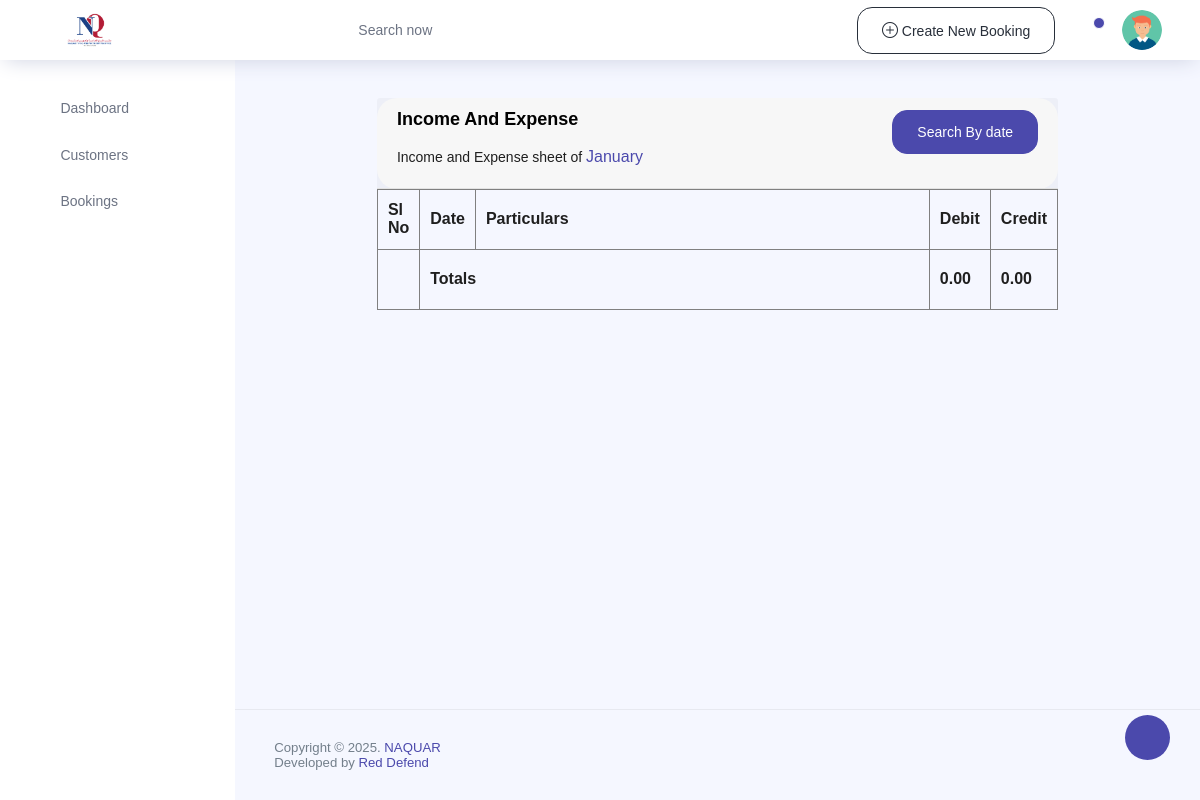
Before: /finance/balance_sheet with the older database file.
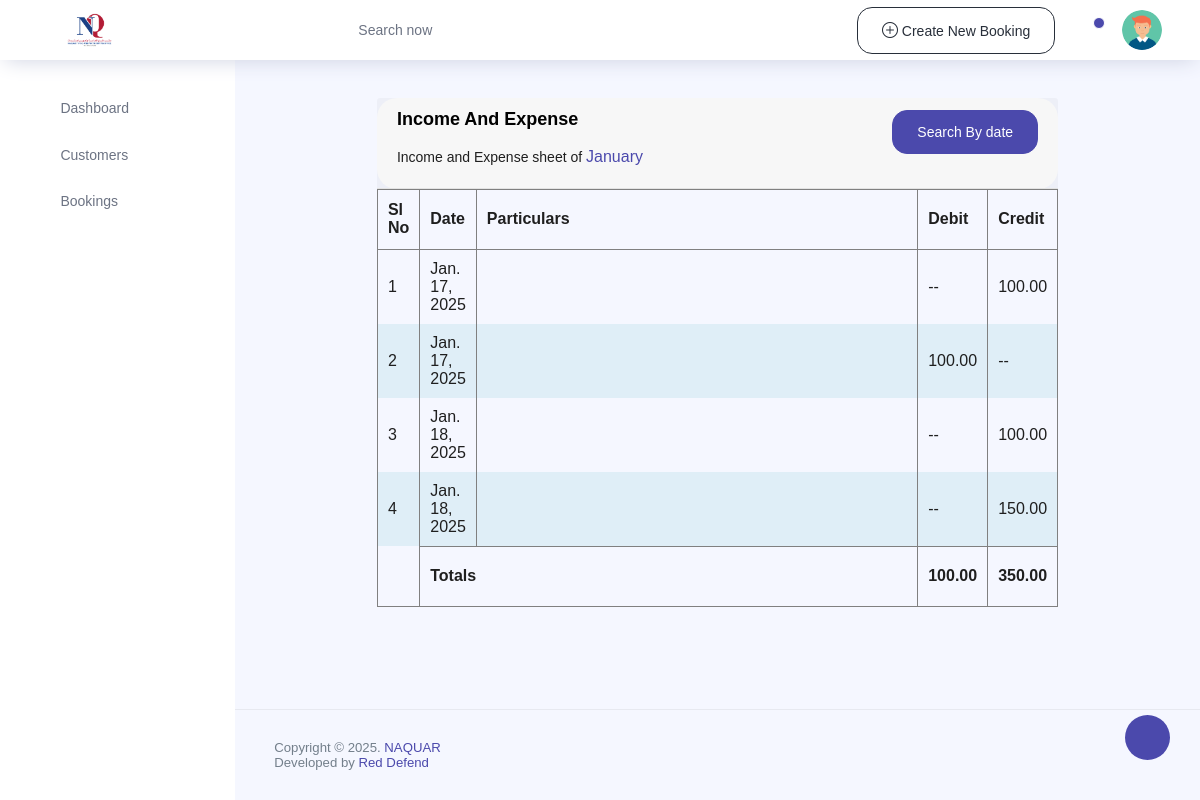
After: the same page with the newer database file.
### finance/models.py (models this page shows)
class Income(models.Model):
    date = models.DateField(auto_now_add=True)
    particulars = models.CharField(max_length=255)
    amount = models.FloatField()
    bill_number = models.CharField(max_length=20, default="No Bill")
    payment_mode = models.CharField(max_length=20, default="Cash",choices=[
        ('Cash', 'Cash'),
        ('Credit Card', 'Credit Card'),
        ('Debit Card', 'Debit Card'),
        ('Net Banking', 'Net Banking'),
        ('UPI', 'UPI'),
        ('Cheque', 'Cheque'),
        ('Other', 'Other')
    ] )
    other = models.CharField(max_length=255, default=" ", null=True, blank=True)

class Expense(models.Model):
    date = models.DateField(auto_now_add=True)
    particulars = models.CharField(max_length=255)
    amount = models.FloatField()
    bill_number = models.CharField(max_length=20, default="No Bill")
    payment_mode = models.CharField(max_length=20, default="Cash",choices=[
        ('Cash', 'Cash'),
        ('Credit Card', 'Credit Card'),
        ('Debit Card', 'Debit Card'),
        ('Net Banking', 'Net Banking'),
        ('UPI', 'UPI'),
        ('Cheque', 'Cheque'),
        ('Other', 'Other')
    ] )
    other = models.CharField(max_length=255, default=" ",null=True, blank=True)

### finance/views.py (the view)
# urls.py: path("balance_sheet",views.balance_sheet, name= "balance_sheet"),
def balance_sheet(request):
    current_date = now()
    month = current_date.strftime("%B")
    income_list = Income.objects.filter(date__year=current_date.year, date__month=current_date.month)
    expense_list = Expense.objects.filter(date__year=current_date.year, date__month=current_date.month)
    income_data = [{'type': 'credit', 'date': income.date, 'particulars': income.particulars, 'amount': income.amount} for income in income_list]
    expense_data = [{'type': 'debit', 'date': expense.date, 'particulars': expense.particulars, 'amount': expense.amount} for expense in expense_list]
    combined_list = sorted(
        chain(income_data, expense_data),
        key=lambda x: x['date']
    )
    total_income = sum(income['amount'] for income in income_data)
    total_expense = sum(expense['amount'] for expense in expense_data)
    return render(request, "finance/balancesheet.html", {
        'combined_list': combined_list,
        'total_income': total_income,
        'total_expense': total_expense,
        "month":month
    })

### templates/finance/balancesheet.html (shortened to what this page needs)
{% extends 'index.html' %}
{% load static %}
{% block content %}
<div class="category-add-list">
    <div class="content-page">
        <div class="container-fluid add-form-list">
            <div class="row">
                <div class="col-sm-12">
                    <div class="card">
                        <div class="card-header d-flex justify-content-between">
                            <div class="header-title">
                                <h4 class="card-title">Income and Expense</h4>
                                <p>Income and Expense sheet of <span class="text-primary h5">{{month}}</span> </p>
                            </div>
                            <div class="header-title">
                                <button class="btn btn-primary" class="btn btn-primary"  data-toggle="modal" data-target="#exampleModal">Search By date</button>
                            </div>
                    </div>
                        </div>
                    <div class="contenttable">
                        <table>
                            <thead>
                                <tr>
                                    <th style="border-bottom: .5px solid gray;">Sl No</th>
                                    <th style="border-bottom: .5px solid gray;">Date</th>
                                    <th style="width: 70%;border-bottom: .5px solid gray;">Particulars</th>
                                    <th style="border-bottom: .5px solid gray;">Debit</th>
                                    <th style="border-bottom: .5px solid gray;">Credit</th>
                                </tr>
                            </thead>
                            <tbody>
                                {% for record in combined_list %}
                                <tr>
                                    <td>{{ forloop.counter }}</td>
                                    <td>{{record.date}}</td>
                                    <td>{{ record.perticulers }}</td>
                                    <td>
                                        {% if record.type == 'debit' %}
                                        {{ record.amount|floatformat:2 }}
                                        {% else %}
                                        --
                                        {% endif %}
                                    </td>
                                    <td>
                                        {% if record.type == 'credit' %}
                                        {{ record.amount|floatformat:2 }}
                                        {% else %}
                                        --
                                        {% endif %}
                                    </td>
                                </tr>
                                {% endfor %}
                                <tr>
                                    <th></th>
                                    <th colspan="2" style="width: 70%;border-top: .5px solid gray;">Totals</th>
                                    <th style="border-top: .5px solid gray;">{{ total_expense |floatformat:2 }}</th>
                                    <th style="border-top: .5px solid gray;">{{ total_income |floatformat:2 }}</th>
                                </tr>
                            </tbody>
                        </table>
                    </div>
                </div>
            </div>
        </div>
    </div>
</div>
{% endblock %}

Changed rows visible on the page:
added Income: date "Jan. 17, 2025", amount "100.00"
added Expense: date "Jan. 17, 2025", amount "100.00"
added Income: date "Jan. 18, 2025", amount "100.00"
added Income: date "Jan. 18, 2025", amount "150.00"
Other visible differences:
{{ total_expense |floatformat:2 }}: "0.00" → "100.00"
{{ total_income |floatformat:2 }}: "0.00" → "350.00"
new list line: "1 --"
new list line: "2 --"
new list line: "3 --"
new list line: "4 --"
